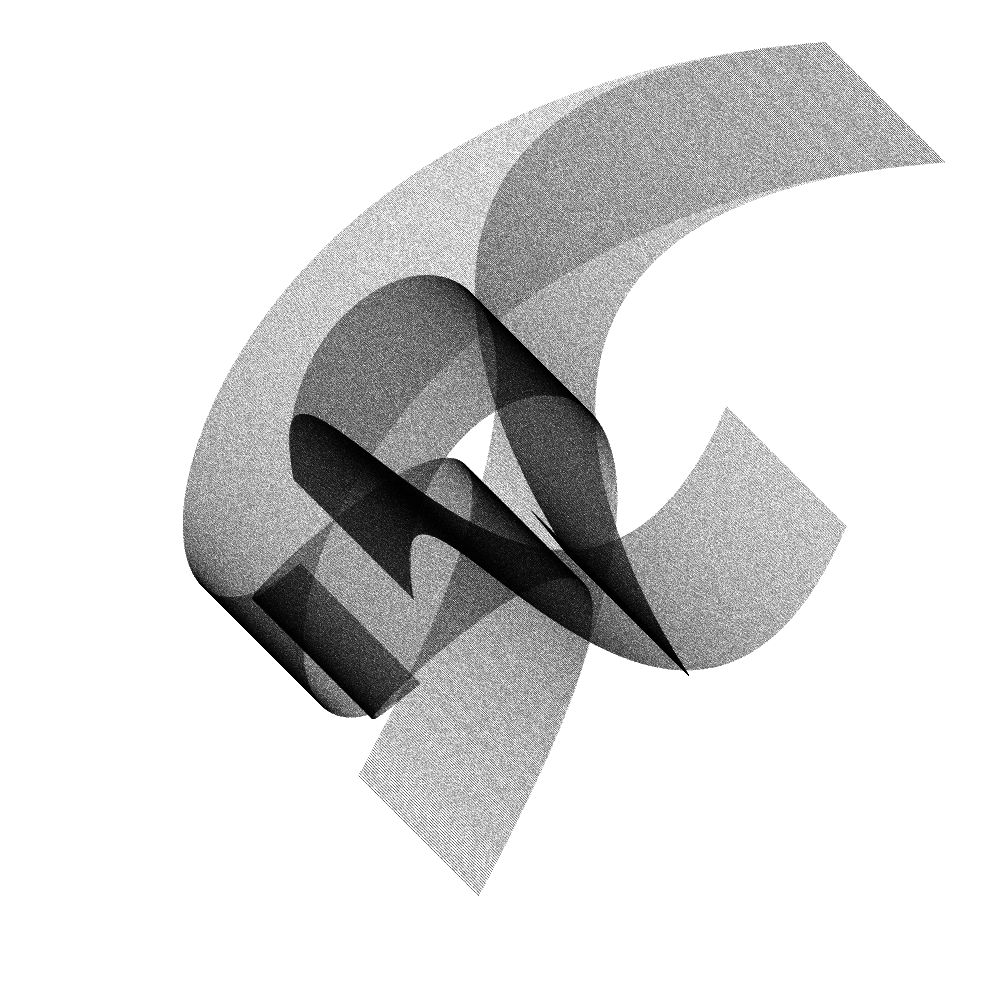
Frame 1 (no input)
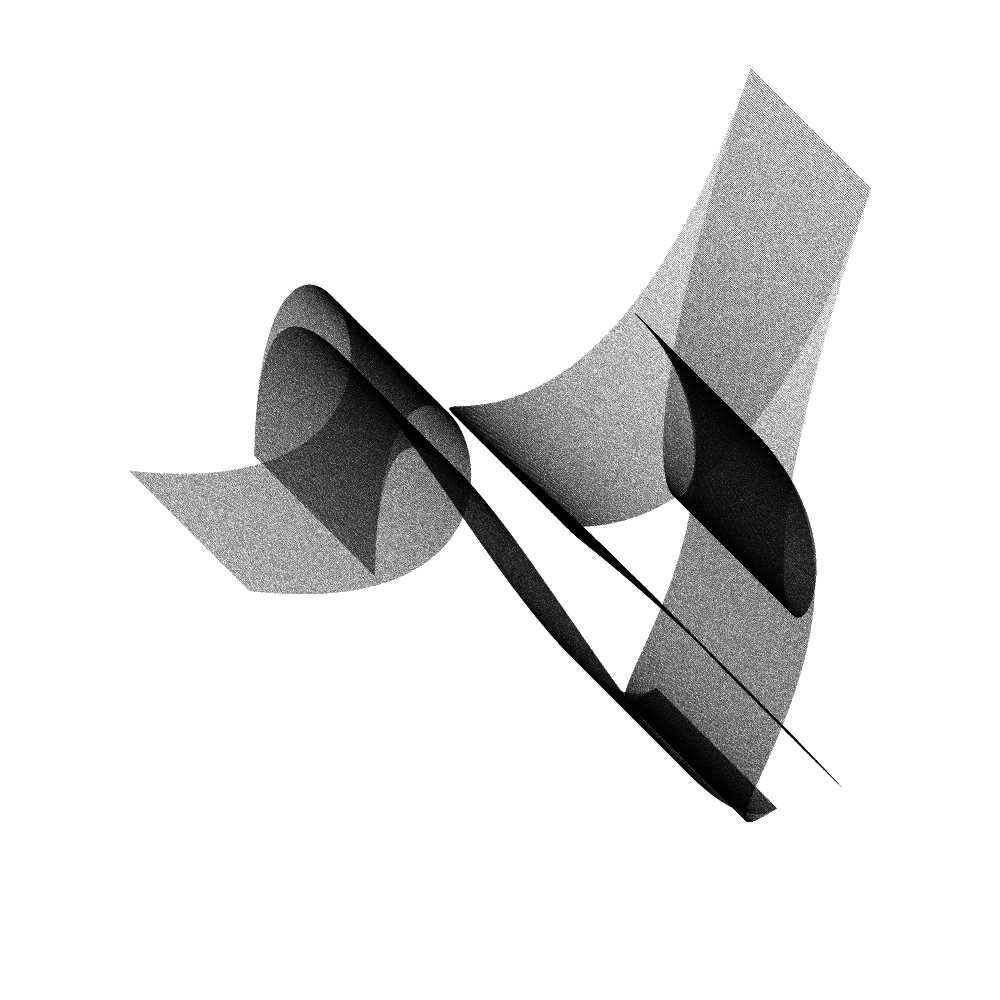
Frame 2 (the mouse pressed at the canvas centre, redrawn once)

The Processing sketch that drew these frames (run headless with seeded random() and noise(); the mouse was pressed at the canvas centre and the sketch redrawn once):

// Processing sketch: generative20
// ── generative20.pde
import java.util.UUID;

float WIDTH = 1000;
float HEIGHT = 1000;
int MARGIN = 100;
float radius = 175;

void setup() {
  size(1000, 1000);
  smooth(2);
  pixelDensity(displayDensity());
  noLoop();
  fill(255, 0, 0);
}

void draw() {
  background(255);
  drawVector();
}

void mousePressed() {
  if (mouseButton == LEFT) {
    redraw();
  } else if (mouseButton == RIGHT) {
    drawVector();
  }
}

void keyPressed () {
  if (key == RETURN || key == ENTER) {
    String uuid = UUID.randomUUID().toString();
    save(uuid + ".tif");
  }
}

void drawVector() {
  float x1 = random(MARGIN, WIDTH-MARGIN);
  float x2 = random(MARGIN, WIDTH-MARGIN);
  float y1 = random(MARGIN, HEIGHT-MARGIN);
  float y2 = random(MARGIN, HEIGHT-MARGIN);
  float cpx1 = random(MARGIN, WIDTH-MARGIN);
  float cpx2 = random(MARGIN, WIDTH-MARGIN);
  float cpy1 = random(MARGIN, HEIGHT-MARGIN);
  float cpy2 = random(MARGIN, HEIGHT-MARGIN);  
  drawCurve(x1, x2, y1, y2, cpx1, cpx2, cpy1, cpy2);
  for (int i = 0; i < 4; i++) {
    if (i % 2 == 0) {
      x1 = random(MARGIN, WIDTH-MARGIN);
      y1 = random(MARGIN, HEIGHT-MARGIN);
      cpx1 = random(MARGIN, WIDTH-MARGIN);
      cpy1 = random(MARGIN, HEIGHT-MARGIN);
      drawCurve(x1, x2, y1, y2, cpx1, cpx2, cpy1, cpy2);
    } else {
      x2 = random(MARGIN, WIDTH-MARGIN);
      y2 = random(MARGIN, HEIGHT-MARGIN);
      cpx2 = random(MARGIN, WIDTH-MARGIN);
      cpy2 = random(MARGIN, HEIGHT-MARGIN);
      drawCurve(x1, x2, y1, y2, cpx1, cpx2, cpy1, cpy2);
    }
  }
}

void drawCurve(float x1, float x2, float y1, float y2, float cpx1, float cpx2, float cpy1, float cpy2) {
  float numLines = 1000;
  int lineDensity = 350;
  float shapeWidth = 60;
  for (int line = 0; line <= lineDensity; line++) {
    for (int i = 0; i < numLines; i++) {
      float t = i / numLines;
      float x = bezierPoint(cpx1, x1, x2, cpx2, t);
      float y = bezierPoint(cpy1, y1, y2, cpy2, t);
      float transp = random(0, 100);
      stroke(0, 0, 0, transp);
      float adjustment = map(line, 0, lineDensity, -shapeWidth, shapeWidth);
      point(x+adjustment, y+adjustment);
    }
  }
}
